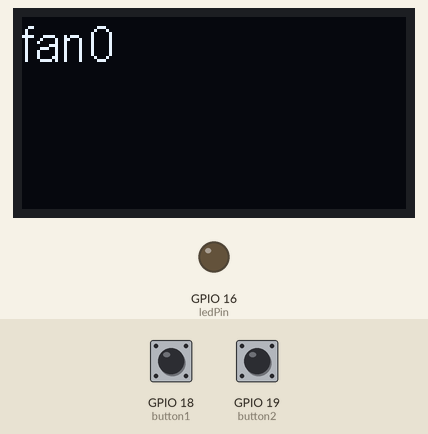
Simulated run of this sketch. Board: ESP8266 (NodeMCU). Shown: 128×64 one-colour display, output pins drawn as LEDs (lit = HIGH). Inputs (shaded band) come from the test bench; at power-on: GPIO 19 (button2) LOW, GPIO 18 (button1) LOW. What the sketch prints to the serial monitor is not drawn.

Above: at 1.2 s.
1.3 s: GPIO 19 (button2) pulled HIGH for 0.15 s
At 1.9 s:
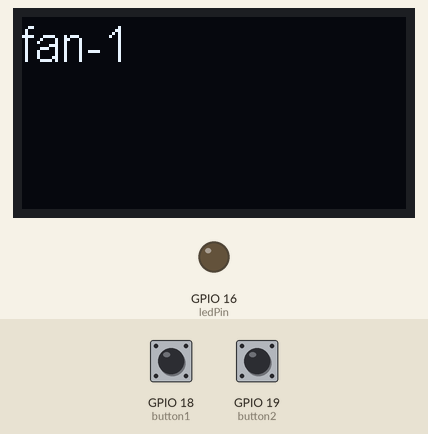
2.9 s: GPIO 18 (button1) pulled HIGH for 0.15 s
At 4.1 s:
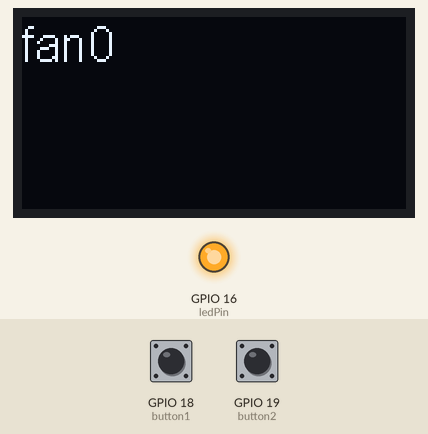
4.5 s: GPIO 18 (button1) pulled HIGH for 1 s
At 5.3 s:
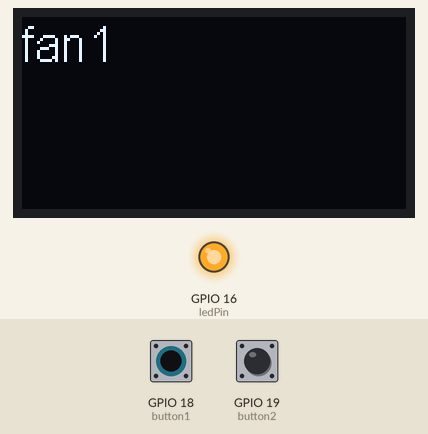
7.0 s: GPIO 19 (button2) pulled HIGH for 1 s
At 7.5 s:
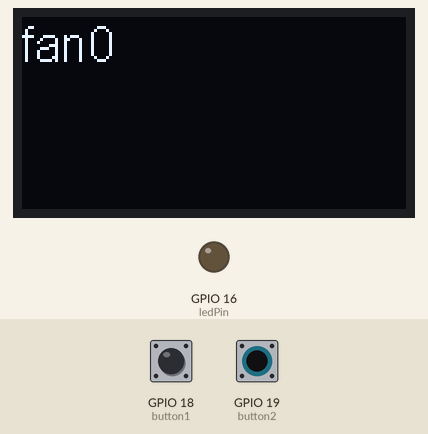
9.5 s: GPIO 19 (button2) pulled HIGH for 3.2 s
At 10.9 s:
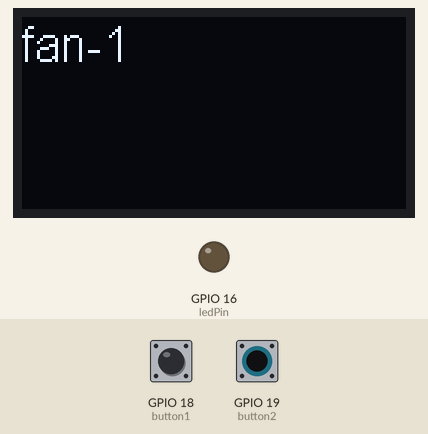
Timing chart, 0 to 12.5 s (numbered marks = the images above; inputs shaded):
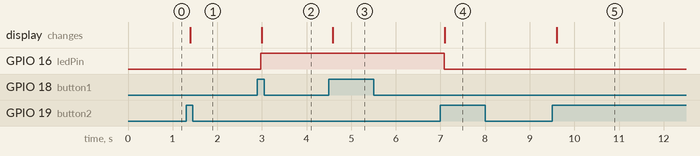

Measured:
- after the input at 1.3 s, the display: changes after 0.10 s (image 1)
- after the input at 2.9 s, GPIO 16 (ledPin): LOW → HIGH after 0.08 s; the display: changes after 0.09 s (image 2)
- after the input at 4.5 s, the display: changes after 0.09 s (image 3)
- after the input at 7.0 s, GPIO 16 (ledPin): HIGH → LOW after 0.09 s; the display: changes after 0.10 s (image 4)
- after the input at 9.5 s, the display: changes after 0.11 s (image 5)

The sketch:

digital_IO_OLED_debounce2.ino
```cpp
// Written by Matrix Naovaratpong May 11th, 2020
/***************************** libraries *****************************/
#include "SSD1306.h"

/****************************** define *******************************/
#define i2cAddress          0x3c
#define SDA                 5
#define SCL                 4

#define ledPin              16                      // on-board LED
#define button1             18
#define button2             19

/***************************** variables ****************************/
int b1State   = 0;
int b1pState  = b1State;

int b2State   = 0;
int b2pState  = b2State;

int i         = 0;


/******************************* config *****************************/
SSD1306 display (i2cAddress, SDA, SCL);

void setup()
{
  Serial.begin(115200);
  pinMode(button1, INPUT);
  pinMode(button2, INPUT);
  pinMode(ledPin, OUTPUT);

  display.init();
  display.flipScreenVertically();
  display.setFont(ArialMT_Plain_16);
  display.setTextAlignment(TEXT_ALIGN_LEFT);
}

void loop()
{
  b1State = digitalRead(button1);
  b2State = digitalRead(button2);
  Serial.println(b1State);

  if (b1State != b1pState || b2State != b2pState)
  {
    if (b1State)
    {
      i++;
      digitalWrite(ledPin, HIGH);
    }
    if (b2State)
    {
      i--;
      digitalWrite(ledPin, LOW);
    }

  }
  //else co

  display.clear();
  display.drawString(0, 0, "fan" + String(i));
  display.display();
  delay(100);
  b1pState = b1State;
  b2pState = b2State;
}
```
